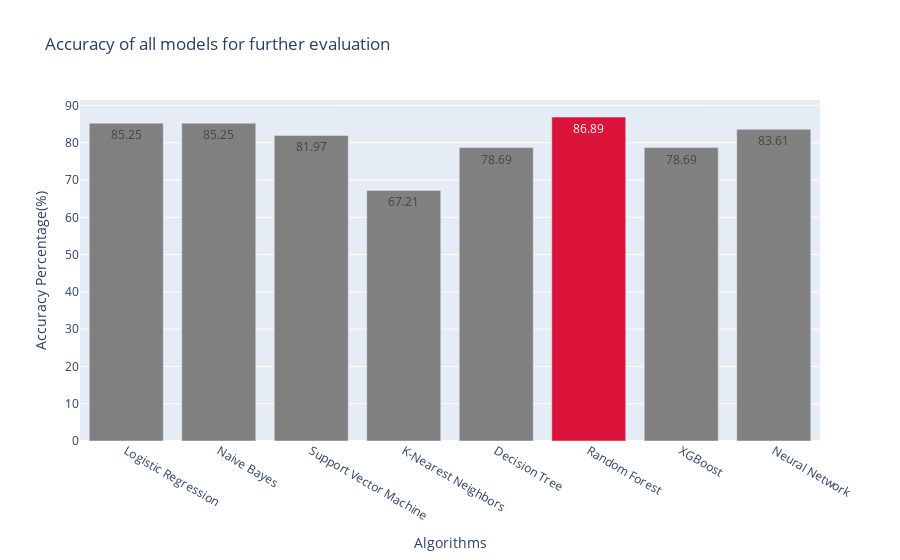

The notebook cell this image was saved under:
### Code cell
import plotly.graph_objects as go
from plotly.subplots import make_subplots
import plotly.express as px


colors = ['gray',] * 8
colors[5] = 'crimson'
text=scores


fig = make_subplots(rows=1, cols=1)

fig.add_trace(go.Bar(x=algorithms, y=scores,text=scores,marker_color=colors), 
                     1, 1)

fig.update_layout(
    title='Accuracy of all models for further evaluation',
    xaxis_title="Algorithms",
    yaxis_title="Accuracy Percentage(%)")
    


#fig.update_traces(texttemplate=text+" %", textposition='outside')

### Figure 1 — Plotly figure (JSON) as saved in the notebook; plotly's stock layout.template omitted (floating-point values rounded to 4 significant figures)
{"data": [{"marker": {"color": ["gray", "gray", "gray", "gray", "gray", "crimson", "gray", "gray"]}, "text": ["85.25", "85.25", "81.97", "67.21", "78.69", "86.89", "78.69", "83.61"], "type": "bar", "x": ["Logistic Regression", "Naive Bayes", "Support Vector Machine", "K-Nearest Neighbors", "Decision Tree", "Random Forest", "XGBoost", "Neural Network"], "xaxis": "x", "y": [85.25, 85.25, 81.97, 67.21, 78.69, 86.89, 78.69, 83.61], "yaxis": "y"}], "layout": {"title": {"text": "Accuracy of all models for further evaluation"}, "xaxis": {"anchor": "y", "domain": [0, 1], "title": {"text": "Algorithms"}}, "yaxis": {"anchor": "x", "domain": [0, 1], "title": {"text": "Accuracy Percentage(%)"}}}}
